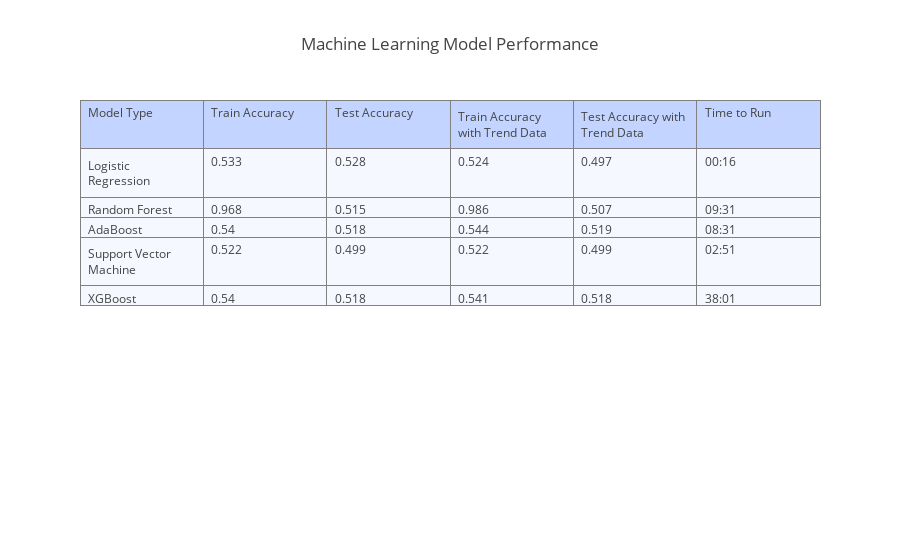

The notebook cell this image was saved under:
### Markdown cell above
Results were pretty muted across models.

### Code cell
header_values = [ml_results_data.index.name]
for i in range(len(ml_results_data.columns)):
    header_values.append(ml_results_data.columns[i])
    
trace = go.Table(
    header=dict(values=header_values,
                fill = dict(color='#C2D4FF'),
                align = ['left'] * 5),
    cells=dict(values=[ml_results_data.index, 
                       round(ml_results_data['Train Accuracy'], 3), 
                       round(ml_results_data['Test Accuracy'], 3), 
                       round(ml_results_data['Train Accuracy with Trend Data'], 3), 
                       round(ml_results_data['Test Accuracy with Trend Data'], 3), 
                       ml_results_data['Time to Run']],
               fill = dict(color='#F5F8FF'),
               align = ['left'] * 5))

results_table_data = [trace]
results_table_layout = dict(title = "Machine Learning Model Performance"
                           )
fig = go.Figure(data=results_table_data, layout=results_table_layout)
plotly.offline.iplot(fig, validate=False, filename='results_table')

### Figure 1 — Plotly figure (JSON) as saved in the notebook; plotly's stock layout.template omitted (floating-point values rounded to 4 significant figures)
{"data": [{"cells": {"align": ["left", "left", "left", "left", "left"], "fill": {"color": "#F5F8FF"}, "values": [["Logistic Regression", "Random Forest", "AdaBoost", "Support Vector Machine", "XGBoost"], [0.533, 0.968, 0.54, 0.522, 0.54], [0.528, 0.515, 0.518, 0.499, 0.518], [0.524, 0.986, 0.544, 0.522, 0.541], [0.497, 0.507, 0.519, 0.499, 0.518], ["00:16", "09:31", "08:31", "02:51", "38:01"]]}, "header": {"align": ["left", "left", "left", "left", "left"], "fill": {"color": "#C2D4FF"}, "values": ["Model Type", "Train Accuracy", "Test Accuracy", "Train Accuracy with Trend Data", "Test Accuracy with Trend Data", "Time to Run"]}, "type": "table", "uid": "a3ee704c-d36b-11e8-b8ab-6030d45bf346"}], "layout": {"title": "Machine Learning Model Performance"}}
